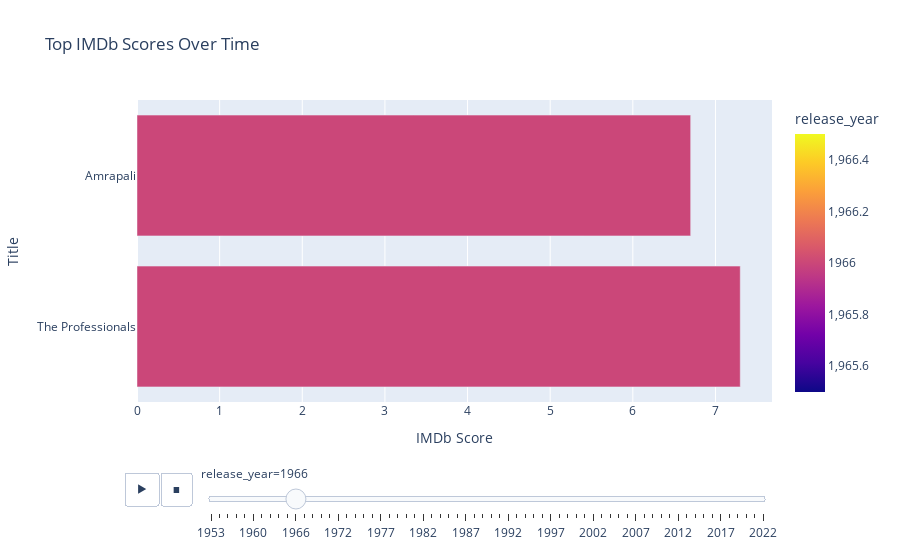

Source (notebook cell):
### Code cell
top_scores_per_year = df.groupby('release_year').apply(lambda x: x.nlargest(3, 'imdb_score')).reset_index(drop=True)

fig = px.bar(top_scores_per_year, x='imdb_score', y='title', color='release_year', 
             orientation='h', animation_frame='release_year', 
             title='Top IMDb Scores Over Time')
fig.update_layout(xaxis_title='IMDb Score', yaxis_title='Title')
fig.show()

### Figure 1 — Plotly figure (JSON) as saved in the notebook; plotly's stock layout.template omitted (floating-point values rounded to 4 significant figures)
{"data": [{"alignmentgroup": "True", "hovertemplate": "release_year=%{marker.color}<br>imdb_score=%{x}<br>title=%{y}<extra></extra>", "legendgroup": "", "marker": {"color": [1966, 1966], "coloraxis": "coloraxis", "pattern": {"shape": ""}}, "name": "", "offsetgroup": "", "orientation": "h", "showlegend": false, "textposition": "auto", "type": "bar", "x": [7.3, 6.7], "xaxis": "x", "y": ["The Professionals", "Amrapali"], "yaxis": "y"}], "layout": {"autosize": true, "barmode": "relative", "coloraxis": {"colorbar": {"title": {"text": "release_year"}}, "colorscale": [[0, "#0d0887"], [0.1111, "#46039f"], [0.2222, "#7201a8"], [0.3333, "#9c179e"], [0.4444, "#bd3786"], [0.5556, "#d8576b"], [0.6667, "#ed7953"], [0.7778, "#fb9f3a"], [0.8889, "#fdca26"], [1, "#f0f921"]]}, "dragmode": "zoom", "legend": {"tracegroupgap": 0}, "sliders": [{"active": 10, "currentvalue": {"prefix": "release_year="}, "len": 0.9, "pad": {"b": 10, "t": 60}, "steps": [{"args": [["1953"], {"frame": {"duration": 0, "redraw": true}, "fromcurrent": true, "mode": "immediate", "transition": {"duration": 0, "easing": "linear"}}], "label": "1953", "method": "animate"}, {"args": [["1954"], {"frame": {"duration": 0, "redraw": true}, "fromcurrent": true, "mode": "immediate", "transition": {"duration": 0, "easing": "linear"}}], "label": "1954", "method": "animate"}, {"args": [["1956"], {"frame": {"duration": 0, "redraw": true}, "fromcurrent": true, "mode": "immediate", "transition": {"duration": 0, "easing": "linear"}}], "label": "1956", "method": "animate"}, {"args": [["1958"], {"frame": {"duration": 0, "redraw": true}, "fromcurrent": true, "mode": "immediate", "transition": {"duration": 0, "easing": "linear"}}], "label": "1958", "method": "animate"}, {"args": [["1959"], {"frame": {"duration": 0, "redraw": true}, "fromcurrent": true, "mode": "immediate", "transition": {"duration": 0, "easing": "linear"}}], "label": "1959", "method": "animate"}, {"args": [["1960"], {"frame": {"duration": 0, "redraw": true}, "fromcurrent": true, "mode": "immediate", "transition": {"duration": 0, "easing": "linear"}}], "label": "1960", "method": "animate"}, {"args": [["1961"], {"frame": {"duration": 0, "redraw": true}, "fromcurrent": true, "mode": "immediate", "transition": {"duration": 0, "easing": "linear"}}], "label": "1961", "method": "animate"}, {"args": [["1962"], {"frame": {"duration": 0, "redraw": true}, "fromcurrent": true, "mode": "immediate", "transition": {"duration": 0, "easing": "linear"}}], "label": "1962", "method": "animate"}, {"args": [["1963"], {"frame": {"duration": 0, "redraw": true}, "fromcurrent": true, "mode": "immediate", "transition": {"duration": 0, "easing": "linear"}}], "label": "1963", "method": "animate"}, {"args": [["1964"], {"frame": {"duration": 0, "redraw": true}, "fromcurrent": true, "mode": "immediate", "transition": {"duration": 0, "easing": "linear"}}], "label": "1964", "method": "animate"}, {"args": [["1966"], {"frame": {"duration": 0, "redraw": true}, "fromcurrent": true, "mode": "immediate", "transition": {"duration": 0, "easing": "linear"}}], "label": "1966", "method": "animate"}, {"args": [["1967"], {"frame": {"duration": 0, "redraw": true}, "fromcurrent": true, "mode": "immediate", "transition": {"duration": 0, "easing": "linear"}}], "label": "1967", "method": "animate"}, {"args": [["1968"], {"frame": {"duration": 0, "redraw": true}, "fromcurrent": true, "mode": "immediate", "transition": {"duration": 0, "easing": "linear"}}], "label": "1968", "method": "animate"}, {"args": [["1969"], {"frame": {"duration": 0, "redraw": true}, "fromcurrent": true, "mode": "immediate", "transition": {"duration": 0, "easing": "linear"}}], "label": "1969", "method": "animate"}, {"args": [["1971"], {"frame": {"duration": 0, "redraw": true}, "fromcurrent": true, "mode": "immediate", "transition": {"duration": 0, "easing": "linear"}}], "label": "1971", "method": "animate"}, {"args": [["1972"], {"frame": {"duration": 0, "redraw": true}, "fromcurrent": true, "mode": "immediate", "transition": {"duration": 0, "easing": "linear"}}], "label": "1972", "method": "animate"}, {"args": [["1973"], {"frame": {"duration": 0, "redraw": true}, "fromcurrent": true, "mode": "immediate", "transition": {"duration": 0, "easing": "linear"}}], "label": "1973", "method": "animate"}, {"args": [["1974"], {"frame": {"duration": 0, "redraw": true}, "fromcurrent": true, "mode": "immediate", "transition": {"duration": 0, "easing": "linear"}}], "label": "1974", "method": "animate"}, {"args": [["1975"], {"frame": {"duration": 0, "redraw": true}, "fromcurrent": true, "mode": "immediate", "transition": {"duration": 0, "easing": "linear"}}], "label": "1975", "method": "animate"}, {"args": [["1976"], {"frame": {"duration": 0, "redraw": true}, "fromcurrent": true, "mode": "immediate", "transition": {"duration": 0, "easing": "linear"}}], "label": "1976", "method": "animate"}, {"args": [["1977"], {"frame": {"duration": 0, "redraw": true}, "fromcurrent": true, "mode": "immediate", "transition": {"duration": 0, "easing": "linear"}}], "label": "1977", "method": "animate"}, {"args": [["1978"], {"frame": {"duration": 0, "redraw": true}, "fromcurrent": true, "mode": "immediate", "transition": {"duration": 0, "easing": "linear"}}], "label": "1978", "method": "animate"}, {"args": [["1979"], {"frame": {"duration": 0, "redraw": true}, "fromcurrent": true, "mode": "immediate", "transition": {"duration": 0, "easing": "linear"}}], "label": "1979", "method": "animate"}, {"args": [["1980"], {"frame": {"duration": 0, "redraw": true}, "fromcurrent": true, "mode": "immediate", "transition": {"duration": 0, "easing": "linear"}}], "label": "1980", "method": "animate"}, {"args": [["1981"], {"frame": {"duration": 0, "redraw": true}, "fromcurrent": true, "mode": "immediate", "transition": {"duration": 0, "easing": "linear"}}], "label": "1981", "method": "animate"}, {"args": [["1982"], {"frame": {"duration": 0, "redraw": true}, "fromcurrent": true, "mode": "immediate", "transition": {"duration": 0, "easing": "linear"}}], "label": "1982", "method": "animate"}, {"args": [["1983"], {"frame": {"duration": 0, "redraw": true}, "fromcurrent": true, "mode": "immediate", "transition": {"duration": 0, "easing": "linear"}}], "label": "1983", "method": "animate"}, {"args": [["1984"], {"frame": {"duration": 0, "redraw": true}, "fromcurrent": true, "mode": "immediate", "transition": {"duration": 0, "easing": "linear"}}], "label": "1984", "method": "animate"}, {"args": [["1985"], {"frame": {"duration": 0, "redraw": true}, "fromcurrent": true, "mode": "immediate", "transition": {"duration": 0, "easing": "linear"}}], "label": "1985", "method": "animate"}, {"args": [["1986"], {"frame": {"duration": 0, "redraw": true}, "fromcurrent": true, "mode": "immediate", "transition": {"duration": 0, "easing": "linear"}}], "label": "1986", "method": "animate"}, {"args": [["1987"], {"frame": {"duration": 0, "redraw": true}, "fromcurrent": true, "mode": "immediate", "transition": {"duration": 0, "easing": "linear"}}], "label": "1987", "method": "animate"}, {"args": [["1988"], {"frame": {"duration": 0, "redraw": true}, "fromcurrent": true, "mode": "immediate", "transition": {"duration": 0, "easing": "linear"}}], "label": "1988", "method": "animate"}, {"args": [["1989"], {"frame": {"duration": 0, "redraw": true}, "fromcurrent": true, "mode": "immediate", "transition": {"duration": 0, "easing": "linear"}}], "label": "1989", "method": "animate"}, {"args": [["1990"], {"frame": {"duration": 0, "redraw": true}, "fromcurrent": true, "mode": "immediate", "transition": {"duration": 0, "easing": "linear"}}], "label": "1990", "method": "animate"}, {"args": [["1991"], {"frame": {"duration": 0, "redraw": true}, "fromcurrent": true, "mode": "immediate", "transition": {"duration": 0, "easing": "linear"}}], "label": "1991", "method": "animate"}, {"args": [["1992"], {"frame": {"duration": 0, "redraw": true}, "fromcurrent": true, "mode": "immediate", "transition": {"duration": 0, "easing": "linear"}}], "label": "1992", "method": "animate"}, {"args": [["1993"], {"frame": {"duration": 0, "redraw": true}, "fromcurrent": true, "mode": "immediate", "transition": {"duration": 0, "easing": "linear"}}], "label": "1993", "method": "animate"}, {"args": [["1994"], {"frame": {"duration": 0, "redraw": true}, "fromcurrent": true, "mode": "immediate", "transition": {"duration": 0, "easing": "linear"}}], "label": "1994", "method": "animate"}, {"args": [["1995"], {"frame": {"duration": 0, "redraw": true}, "fromcurrent": true, "mode": "immediate", "transition": {"duration": 0, "easing": "linear"}}], "label": "1995", "method": "animate"}, {"args": [["1996"], {"frame": {"duration": 0, "redraw": true}, "fromcurrent": true, "mode": "immediate", "transition": {"duration": 0, "easing": "linear"}}], "label": "1996", "method": "animate"}, {"args": [["1997"], {"frame": {"duration": 0, "redraw": true}, "fromcurrent": true, "mode": "immediate", "transition": {"duration": 0, "easing": "linear"}}], "label": "1997", "method": "animate"}, {"args": [["1998"], {"frame": {"duration": 0, "redraw": true}, "fromcurrent": true, "mode": "immediate", "transition": {"duration": 0, "easing": "linear"}}], "label": "1998", "method": "animate"}, {"args": [["1999"], {"frame": {"duration": 0, "redraw": true}, "fromcurrent": true, "mode": "immediate", "transition": {"duration": 0, "easing": "linear"}}], "label": "1999", "method": "animate"}, {"args": [["2000"], {"frame": {"duration": 0, "redraw": true}, "fromcurrent": true, "mode": "immediate", "transition": {"duration": 0, "easing": "linear"}}], "label": "2000", "method": "animate"}, {"args": [["2001"], {"frame": {"duration": 0, "redraw": true}, "fromcurrent": true, "mode": "immediate", "transition": {"duration": 0, "easing": "linear"}}], "label": "2001", "method": "animate"}, {"args": [["2002"], {"frame": {"duration": 0, "redraw": true}, "fromcurrent": true, "mode": "immediate", "transition": {"duration": 0, "easing": "linear"}}], "label": "2002", "method": "animate"}, {"args": [["2003"], {"frame": {"duration": 0, "redraw": true}, "fromcurrent": true, "mode": "immediate", "transition": {"duration": 0, "easing": "linear"}}], "label": "2003", "method": "animate"}, {"args": [["2004"], {"frame": {"duration": 0, "redraw": true}, "fromcurrent": true, "mode": "immediate", "transition": {"duration": 0, "easing": "linear"}}], "label": "2004", "method": "animate"}, {"args": [["2005"], {"frame": {"duration": 0, "redraw": true}, "fromcurrent": true, "mode": "immediate", "transition": {"duration": 0, "easing": "linear"}}], "label": "2005", "method": "animate"}, {"args": [["2006"], {"frame": {"duration": 0, "redraw": true}, "fromcurrent": true, "mode": "immediate", "transition": {"duration": 0, "easing": "linear"}}], "label": "2006", "method": "animate"}, {"args": [["2007"], {"frame": {"duration": 0, "redraw": true}, "fromcurrent": true, "mode": "immediate", "transition": {"duration": 0, "easing": "linear"}}], "label": "2007", "method": "animate"}, {"args": [["2008"], {"frame": {"duration": 0, "redraw": true}, "fromcurrent": true, "mode": "immediate", "transition": {"duration": 0, "easing": "linear"}}], "label": "2008", "method": "animate"}, {"args": [["2009"], {"frame": {"duration": 0, "redraw": true}, "fromcurrent": true, "mode": "immediate", "transition": {"duration": 0, "easing": "linear"}}], "label": "2009", "method": "animate"}, {"args": [["2010"], {"frame": {"duration": 0, "redraw": true}, "fromcurrent": true, "mode": "immediate", "transition": {"duration": 0, "easing": "linear"}}], "label": "2010", "method": "animate"}, {"args": [["2011"], {"frame": {"duration": 0, "redraw": true}, "fromcurrent": true, "mode": "immediate", "transition": {"duration": 0, "easing": "linear"}}], "label": "2011", "method": "animate"}, {"args": [["2012"], {"frame": {"duration": 0, "redraw": true}, "fromcurrent": true, "mode": "immediate", "transition": {"duration": 0, "easing": "linear"}}], "label": "2012", "method": "animate"}, {"args": [["2013"], {"frame": {"duration": 0, "redraw": true}, "fromcurrent": true, "mode": "immediate", "transition": {"duration": 0, "easing": "linear"}}], "label": "2013", "method": "animate"}, {"args": [["2014"], {"frame": {"duration": 0, "redraw": true}, "fromcurrent": true, "mode": "immediate", "transition": {"duration": 0, "easing": "linear"}}], "label": "2014", "method": "animate"}, {"args": [["2015"], {"frame": {"duration": 0, "redraw": true}, "fromcurrent": true, "mode": "immediate", "transition": {"duration": 0, "easing": "linear"}}], "label": "2015", "method": "animate"}, {"args": [["2016"], {"frame": {"duration": 0, "redraw": true}, "fromcurrent": true, "mode": "immediate", "transition": {"duration": 0, "easing": "linear"}}], "label": "2016", "method": "animate"}, {"args": [["2017"], {"frame": {"duration": 0, "redraw": true}, "fromcurrent": true, "mode": "immediate", "transition": {"duration": 0, "easing": "linear"}}], "label": "2017", "method": "animate"}, {"args": [["2018"], {"frame": {"duration": 0, "redraw": true}, "fromcurrent": true, "mode": "immediate", "transition": {"duration": 0, "easing": "linear"}}], "label": "2018", "method": "animate"}, {"args": [["2019"], {"frame": {"duration": 0, "redraw": true}, "fromcurrent": true, "mode": "immediate", "transition": {"duration": 0, "easing": "linear"}}], "label": "2019", "method": "animate"}, {"args": [["2020"], {"frame": {"duration": 0, "redraw": true}, "fromcurrent": true, "mode": "immediate", "transition": {"duration": 0, "easing": "linear"}}], "label": "2020", "method": "animate"}, {"args": [["2021"], {"frame": {"duration": 0, "redraw": true}, "fromcurrent": true, "mode": "immediate", "transition": {"duration": 0, "easing": "linear"}}], "label": "2021", "method": "animate"}, {"args": [["2022"], {"frame": {"duration": 0, "redraw": true}, "fromcurrent": true, "mode": "immediate", "transition": {"duration": 0, "easing": "linear"}}], "label": "2022", "method": "animate"}], "x": 0.1, "xanchor": "left", "y": 0, "yanchor": "top"}], "title": {"text": "Top IMDb Scores Over Time"}, "updatemenus": [{"active": 1, "buttons": [{"args": [null, {"frame": {"duration": 500, "redraw": true}, "fromcurrent": true, "mode": "immediate", "transition": {"duration": 500, "easing": "linear"}}], "label": "&#9654;", "method": "animate"}, {"args": [[null], {"frame": {"duration": 0, "redraw": true}, "fromcurrent": true, "mode": "immediate", "transition": {"duration": 0, "easing": "linear"}}], "label": "&#9724;", "method": "animate"}], "direction": "left", "pad": {"r": 10, "t": 70}, "showactive": false, "type": "buttons", "x": 0.1, "xanchor": "right", "y": 0, "yanchor": "top"}], "xaxis": {"anchor": "y", "autorange": true, "domain": [0, 1], "range": [0, 8.211], "title": {"text": "IMDb Score"}, "type": "linear"}, "yaxis": {"anchor": "x", "autorange": true, "domain": [0, 1], "range": [-0.5, 0.5], "title": {"text": "Title"}, "type": "category"}}}
